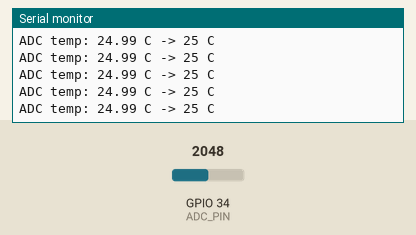
Bench run of a sketch on a simulated ESP32. Shown: the last lines printed to the serial monitor. Inputs (shaded band) come from the test bench; at power-on: GPIO 34 (ADC_PIN) = 2048 (analog values on the 0–4095 scale).

Above: at 1.4 s.
1.5 s: GPIO 34 (ADC_PIN) set to 2866
At 1.69 s:
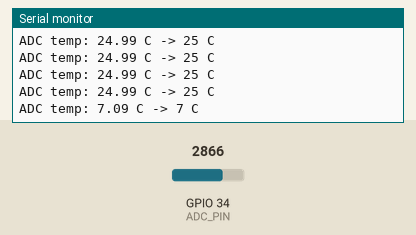
3.0 s: GPIO 34 (ADC_PIN) set to 3603
At 3.19 s:
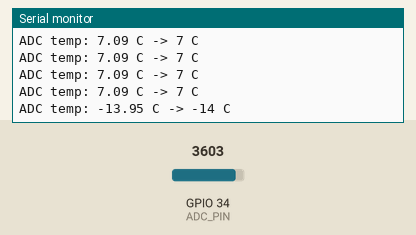
Timing chart, 0 to 6.0 s (numbered marks = the images above; inputs shaded):
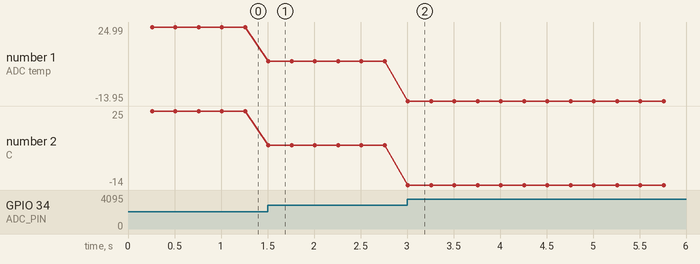

Measured:
- after the input at 1.5 s, the serial monitor: prints a new line at once (image 1)
- after the input at 3.0 s, the serial monitor: prints a new line at once (image 2)
- plotted number 1: 24.99 → 7.09 after the input at 1.5 s, 7.09 → -13.95 after the input at 3.0 s
- plotted number 2: 25 → 7 after the input at 1.5 s, 7 → -14 after the input at 3.0 s

The sketch:

I2C_ESP32_Slave.ino
```cpp
// =======================================================
// ESP32 (Arduino) I2C SLAVE + NTC Temperature (ADC)
//
// Purpose:
// - Read a 10k NTC via voltage divider on an ESP32 ADC pin
// - Expose temperature as a simple I2C slave register-less read
//
// I2C:
//   Address: 0x28
//   SDA:     GPIO21
//   SCL:     GPIO22
//
// Data format (I2C master reads 2 bytes):
//   int16_t temperature in °C (whole degrees), Little Endian
//   Example: 25°C -> 0x19 0x00
//
// Notes:
// - I2C callbacks must be very short (no heavy work inside).
// - Temperature sampling is done in loop() and cached globally.
// =======================================================

#include <Wire.h>
#include <math.h>

// ---------------- I2C Slave Settings ----------------
static constexpr uint8_t SLAVE_ADDR = 0x28;
static constexpr int SDA_PIN = 21;
static constexpr int SCL_PIN = 22;

// ---------------- ADC / NTC Settings ----------------
// GPIO34 = ADC1_CH6 (input only)
static constexpr int   ADC_PIN = 34;
static constexpr float VCC     = 3.3f;

// Typical divider:
// 3.3V --- R_FIXED(10k) --- ADC --- NTC(10k @25C) --- GND
static constexpr float R_FIXED = 10000.0f;  // 10k
static constexpr float R0      = 10000.0f;  // NTC 10k @ 25°C
static constexpr float T0      = 298.15f;   // 25°C in Kelvin
static constexpr float BETA    = 3950.0f;   // common value; adjust for your NTC

// ESP32 Arduino ADC
static constexpr int   ADC_MAX  = 4095;                 // 12-bit
static constexpr float ADC_TO_V = VCC / (float)ADC_MAX; // approx conversion

// ---------------- Timing ----------------
static constexpr uint32_t SAMPLE_INTERVAL_MS = 250;

// Cached temperature for I2C reads (whole degrees Celsius)
static volatile int16_t g_tempDegC = 25;

// -----------------------------------------------------
// I2C callbacks (keep them short!)
// -----------------------------------------------------
void onReceiveHandler(int numBytes)
{
  // Optional: ignore any data the master writes
  while (Wire.available()) (void)Wire.read();
}

void onRequestHandler()
{
  // Return cached temperature as int16 little-endian
  const int16_t t = g_tempDegC;
  const uint8_t buf[2] = {
    (uint8_t)(t & 0xFF),
    (uint8_t)((t >> 8) & 0xFF)
  };
  Wire.write(buf, 2);
}

// -----------------------------------------------------
// NTC conversion (ADC -> voltage -> resistance -> temperature)
// -----------------------------------------------------
static float readTemperatureC()
{
  // Multi-sample averaging for stability
  static constexpr int N = 32;

  uint32_t sum = 0;
  for (int i = 0; i < N; i++) {
    sum += (uint32_t)analogRead(ADC_PIN);
    delayMicroseconds(200);
  }

  float adc = (float)sum / (float)N;

  // Clamp to avoid division by zero / log(0)
  if (adc < 1.0f) adc = 1.0f;
  if (adc > (ADC_MAX - 1)) adc = (float)(ADC_MAX - 1);

  // ADC voltage
  const float v = adc * ADC_TO_V;

  // Divider equation (for the assumed wiring):
  // Vout = Vcc * (Rntc / (Rfixed + Rntc))
  // => Rntc = Rfixed * Vout / (Vcc - Vout)
  const float rNtc = R_FIXED * v / (VCC - v);

  // Beta formula:
  // 1/T = 1/T0 + (1/B) * ln(R/R0)
  const float invT = (1.0f / T0) + (1.0f / BETA) * logf(rNtc / R0);
  const float T    = 1.0f / invT;

  return T - 273.15f; // Kelvin -> Celsius
}

// -----------------------------------------------------
// Arduino entry points
// -----------------------------------------------------
void setup()
{
  Serial.begin(115200);
  delay(200);

  // ADC setup
  analogReadResolution(12);                      // 0..4095
  analogSetPinAttenuation(ADC_PIN, ADC_11db);    // allows ~3.3V range (important)

  // Set I2C pins (ESP32 supports this)
  #if defined(ARDUINO_ARCH_ESP32)
    Wire.setPins(SDA_PIN, SCL_PIN);
  #endif

  // Start I2C slave
  Wire.begin(SLAVE_ADDR);
  Wire.onReceive(onReceiveHandler);
  Wire.onRequest(onRequestHandler);

  Serial.println("ESP32 I2C SLAVE started (NTC on GPIO34 -> int16 °C)");
}

void loop()
{
  static uint32_t lastSample = 0;

  // Update cached temperature periodically (not inside I2C callback)
  if (millis() - lastSample >= SAMPLE_INTERVAL_MS) {
    lastSample = millis();

    const float tC = readTemperatureC();

    // Round to whole degrees for a compact payload
    int16_t tRounded = (int16_t)lroundf(tC);

    // Optional sanity clamp (protect against noisy ADC readings)
    if (tRounded < -40) tRounded = -40;
    if (tRounded > 125) tRounded = 125;

    g_tempDegC = tRounded;

    Serial.printf("ADC temp: %.2f C -> %d C\r\n", (double)tC, (int)g_tempDegC);
  }
}
```
